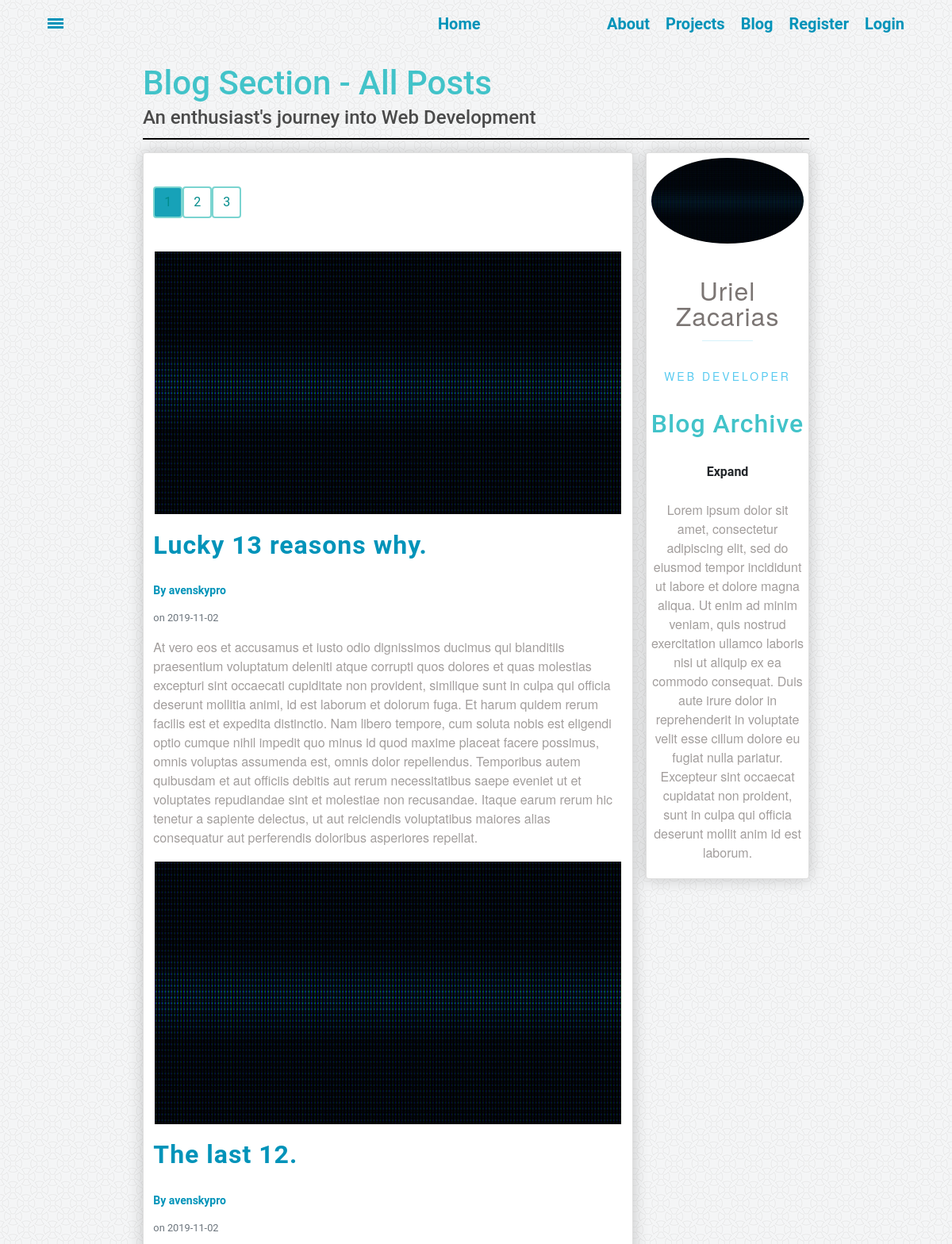
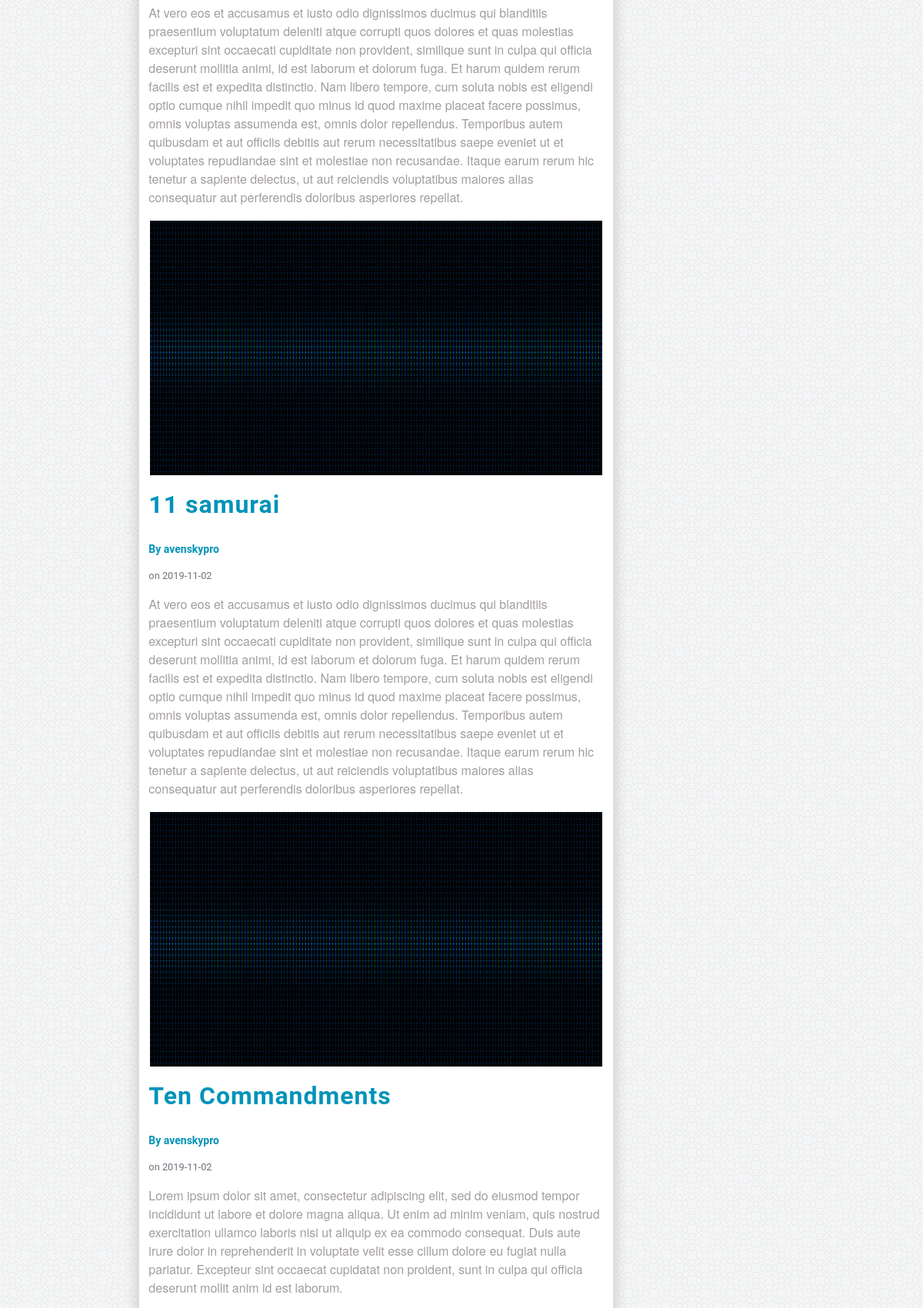
Page /blog (upper part) on the committed database (2 pictures, top to bottom).
### webdev/models.py (models this page shows, shortened)
class Post(db.Model):
    __tablename__= 'post'
    id = db.Column(db.Integer, primary_key=True)
    title = db.Column(db.String(100), nullable=False)
    date_posted = db.Column(db.DateTime, nullable=False, default=datetime.datetime.utcnow())
    content = db.Column(db.Text, nullable=False)
    user_id = db.Column(db.Integer, db.ForeignKey('user.id'), nullable=False)

class User(db.Model, UserMixin):
    id = db.Column(db.Integer, primary_key=True)
    username = db.Column(db.String(20), unique=True, nullable=False)
    email = db.Column(db.String(120),  unique=True, nullable=False)
    image_file = db.Column(db.String(20), nullable=False, default='blank_user.gif')
    password = db.Column(db.String(60), nullable=False)
    posts = db.relationship('Post', backref='author', lazy=True)

### webdev/routes.py (the view)
@app.route('/blog')
def showBlog():
	page = request.args.get('page', type=int, default=1)
	posts = Post.query.order_by(Post.id.desc()).paginate(page=page, per_page=5)
	return render_template('blog.html', posts=posts)

### webdev/templates/blog.html (shortened to what this page needs)
{% extends "main.html" %}
{% block content %}
<div class="blog-wrapper content-wrapper" id="blog">
	<div class="box header">
		<a href="{{ url_for('showBlog') }}"><h2>Blog Section - All Posts</h2></a>
		<h3>An enthusiast's journey into Web Development</h3>
	</div>
	<div class="box content">
		<div class="blog-card card">
			<ul class="pagination">
			{% for page_num in posts.iter_pages(left_edge=1, right_edge=1, left_current=1, right_current=2) %}
					{% if page_num %}
						 {% if posts.page == page_num %}
							 <li><a class="btn btn-info mb-4" href="{{ url_for('showBlog', page=page_num) }}">{{ page_num }}</a></li>
						 {% else %}
							 <li><a class="btn btn-outline-info mb-4" href="{{ url_for('showBlog', page=page_num) }}">{{ page_num }}</a></li>
						 {% endif %}
					{% else %}
						<li>
							<a class="btn btn-outline-info mb-4">
		          <span class="ellipsis">&hellip;</span>
							</a>
		        </li>
					{% endif %}
			{% endfor %}
			</ul>
			{% for post in posts.items %}
			<img class="blog-card-img" src="{{ url_for('static', filename='pics/heading.gif') }}">
			<a class="card-title" href="{{ url_for('post', post_id=post.id )}}">{{ post.title }}</a>
			<a href="{{ url_for('user_posts', username=post.author.username) }}">By {{ post.author.username }}</a>
			<small class="text-muted"> on {{ post.date_posted.strftime('%Y-%m-%d') }}</small>
			<p class="card-content">{{ post.content }}</p>
			{% endfor %}
		</div>
	</div>
	<div class="box sidebar">
		<div class="side-card card">
			<img class="card-img" src="{{ url_for('static', filename='pics/heading.gif') }}">
			<p class="card-name">Uriel Zacarias</p>
			<p class="card-position">Web Developer</p>
			<h2 class="card-title">Blog Archive</h2>
			<div class="card-archive">
			  <label for="togList1">
			    <span>Expand</span>
			  </label>
			</div>
			<p class="card-info">Lorem ipsum dolor sit amet, consectetur adipiscing elit, sed do eiusmod tempor incididunt ut labore et dolore magna aliqua. Ut enim ad minim veniam, quis nostrud exercitation ullamco laboris nisi ut aliquip ex ea commodo consequat. Duis aute irure dolor in reprehenderit in voluptate velit esse cillum dolore eu fugiat nulla pariatur. Excepteur sint occaecat cupidatat non proident, sunt in culpa qui officia deserunt mollit anim id est laborum.</p>
		</div>
	</div>
</div>
{% endblock %}

### webdev/templates/main.html (shortened to what this page needs)
<!DOCTYPE html>
<html lang="en">
	<head>
		<link rel="stylesheet" href="https://maxcdn.bootstrapcdn.com/bootstrap/4.0.0/css/bootstrap.min.css">
		<link rel="stylesheet" type="text/css" href="{{ url_for('static', filename='styles.css') }}">
	</head>
	<body>
		<div class="wrapper" style='height: 100%; width: 100%; background:url({{ url_for("static", filename="pics/circlelight.png")}}) repeat;'>
			<nav class="navbar" id="navbar">
			  <div class="navbox navleft">
			    <li class="navbar-item"><a href="#" class="box-shadow-menu"></a></li>
			  </div>
			  <div class="navbox navcenter">
			    <li class="navbar-item"><a href="{{url_for('showHome')}}">Home</a></li>
			  </div>
			  <div class="navbox navright">
			    <li class="navbar-item"><a href="{{url_for('showHome')}}#welcome">About</a></li>
			    <li class="navbar-item"><a href="{{url_for('showHome')}}#projects">Projects</a></li>
			    <li class="navbar-item"><a href="{{url_for('showBlog')}}">Blog</a></li>
					{% if current_user.is_authenticated %}
					<li class="navbar-item">
						<a href="{{ url_for('account') }}">Account</a>
					</li>
					<li class="navbar-item">
						<a href="{{ url_for('logout') }}">Logout</a>
					</li>
					{% else %}
					<li class="navbar-item">
						<a href="{{ url_for('register') }}">Register</a>
					</li>
					<li class="navbar-item">
						<a href="{{ url_for('login') }}">Login</a>
					</li>
					{% endif %}
			  </div>
			</nav>
			{% block content %}{% endblock %}
		</div>
	</body>
</html>

### webdev/static/styles.css (style rules this page uses)
.navbar { display: flex; margin: 0px; height:8vh; position: fixed; width: 100%; list-style: none; padding: 0px; z-index: 10000; }
.navbox { flex: 1; display: flex; justify-content: center; align-items: center; }
.navleft { justify-content: flex-start; padding-left: 50px; }
.navright { justify-content: flex-end; padding-right: 50px; }
.navbar-item { padding: 10px; white-space: nowrap; }
.navbar-item a { text-decoration: none; font-size: 1.25em; }
.box-shadow-menu { position: relative; padding-left: 1.25em; }
.box-shadow-menu:before { content: ""; position: absolute; left: 0; top: 0.25em; width: 1em; height: 0.15em; background: #0093B9; box-shadow: 0 0.25em 0 0 #0093B9, 0 0.5em 0 0 #0093B9; }
.header h2 { font-size: 3em; margin:0px; }
.header h3 { margin: 0px; font-size: 1.5em; line-height: 1.5em; }
.header { align-items: center; margin-bottom:2%; white-space: nowrap; height:100%; border-bottom: solid 2px black; }
.content-wrapper { min-height: 90vh; margin: 0 15%; padding: 10vh 0 0; display: grid; grid-template-rows: 12vh min-content; grid-gap: 1em; grid-template-columns: 1fr; grid-template-areas: "header" "content" }
.sidebar { grid-area: sidebar; }
.content { grid-area: content; }
.header { grid-area: header; }
.blog-wrapper { grid-template-columns: 14vw; grid-template-areas: "header header header header header header header" "content content content content content content sidebar"; }
.card { background-color: rgba(255, 255, 255, 1); box-shadow: 0 0 20px rgba(0,0,0,.2); padding:2%; display: grid; grid-gap: 1em; margin-bottom: 2%; }
.card-name::after { margin-left: 0; }
.card-name { grid-area: name; }
.card-img { grid-area: image; }
.card-position { grid-area: position; }
.card-info { grid-area: info; }
.card-archive { grid-area: archive; }
.blog-card { grid-template-rows: 1fr; grid-template-columns: 1fr; grid-template-areas: "image" "title" "author" "content"; }
.side-card { display: flex; text-align: center; }
a { color: dodgerblue; }
.card-info { font-weight: 300; opacity: .7; }
.card-name { text: nowrap; letter-spacing: 1px; font-size: 2rem; margin: .75em 0 0; line-height: 1; }
.card-name::after { content: ''; display: block; width: 2em; height: 1px; background: #5bcbf0; margin: .5em auto .65em; opacity: .25; }
.card-position { text-transform: uppercase; font-size: .875rem; letter-spacing: 3px; margin: 0 0 .5vem; line-height: 1; color: #5bcbf0; }
.card-img { justify-self: center; max-width: 100%; border-radius: 50%; border: 2px solid white; }
.blog-card-img { justify-self: center; max-width: 100%; border-radius: 50%; border: 2px solid white; border-radius: 0; }
.card-title { letter-spacing: 1px; margin: .15em 0 .55em; line-height: 1; font-size: 2rem; }
.card-content { font-weight: 300; opacity: .7; margin: 0 0; }
.btn { display: block; margin: 30px auto 80px; border: 2px solid #7AD4D0; color: darkcyan; }
.pagination { margin-bottom: 0; }
body { margin: 0px; overflow-x: hidden; }
* { font-family: "Helvetica Neue Bold", Roboto, Helvetica, Arial, sans-serif; font-weight: 700; }
h2 { font-size: 3em; color: #42C3C9; }
h3 { font-size: 24px; color: #4A4A4A; line-height: 23px; }
p { font-family: "Helvetica Neue", Roboto, Helvetica, Arial, sans-serif; font-size: 16px; color: #7B7573; font-weight: 400; }
a { font-size: 14px; color: #0093B9; line-height: 17px; text-decoration: none; }

### rows in the picture
Post: title "Lucky 13 reasons why.", author.username "avenskypro", date_posted "2019-11-02", content "At vero eos et accusamus et iusto odio dignissimos ducimus qui blanditiis praesentium voluptatum deleniti atque corrupti quos dolores et quas molestias excepturi sint occaecati cupiditate non provident, similique sunt in culpa qui officia deserunt mollitia animi, id est laborum et dolorum fuga. Et harum quidem rerum facilis est et expedita distinctio. Nam libero tempore, cum soluta nobis est eligendi optio cumque nihil impedit quo minus id quod maxime placeat facere possimus, omnis voluptas assumenda est, omnis dolor repellendus. Temporibus autem quibusdam et aut officiis debitis aut rerum necessitatibus saepe eveniet ut et voluptates repudiandae sint et molestiae non recusandae. Itaque…"
Post: title "The last 12.", author.username "avenskypro", date_posted "2019-11-02", content "At vero eos et accusamus et iusto odio dignissimos ducimus qui blanditiis praesentium voluptatum deleniti atque corrupti quos dolores et quas molestias excepturi sint occaecati cupiditate non provident, similique sunt in culpa qui officia deserunt mollitia animi, id est laborum et dolorum fuga. Et harum quidem rerum facilis est et expedita distinctio. Nam libero tempore, cum soluta nobis est eligendi optio cumque nihil impedit quo minus id quod maxime placeat facere possimus, omnis voluptas assumenda est, omnis dolor repellendus. Temporibus autem quibusdam et aut officiis debitis aut rerum necessitatibus saepe eveniet ut et voluptates repudiandae sint et molestiae non recusandae. Itaque…"
Post: title "11 samurai", author.username "avenskypro", date_posted "2019-11-02", content "At vero eos et accusamus et iusto odio dignissimos ducimus qui blanditiis praesentium voluptatum deleniti atque corrupti quos dolores et quas molestias excepturi sint occaecati cupiditate non provident, similique sunt in culpa qui officia deserunt mollitia animi, id est laborum et dolorum fuga. Et harum quidem rerum facilis est et expedita distinctio. Nam libero tempore, cum soluta nobis est eligendi optio cumque nihil impedit quo minus id quod maxime placeat facere possimus, omnis voluptas assumenda est, omnis dolor repellendus. Temporibus autem quibusdam et aut officiis debitis aut rerum necessitatibus saepe eveniet ut et voluptates repudiandae sint et molestiae non recusandae. Itaque…"
Post: title "Ten Commandments", author.username "avenskypro", date_posted "2019-11-02", content "Lorem ipsum dolor sit amet, consectetur adipiscing elit, sed do eiusmod tempor incididunt ut labore et dolore magna aliqua. Ut enim ad minim veniam, quis nostrud exercitation ullamco laboris nisi ut aliquip ex ea commodo consequat. Duis aute irure dolor in reprehenderit in voluptate velit esse cillum dolore eu fugiat nulla pariatur. Excepteur sint occaecat cupidatat non proident, sunt in culpa qui officia deserunt mollit anim id est laborum."

### other values in the picture
{{ page_num }} "1"
{{ page_num }} "2" "3"
